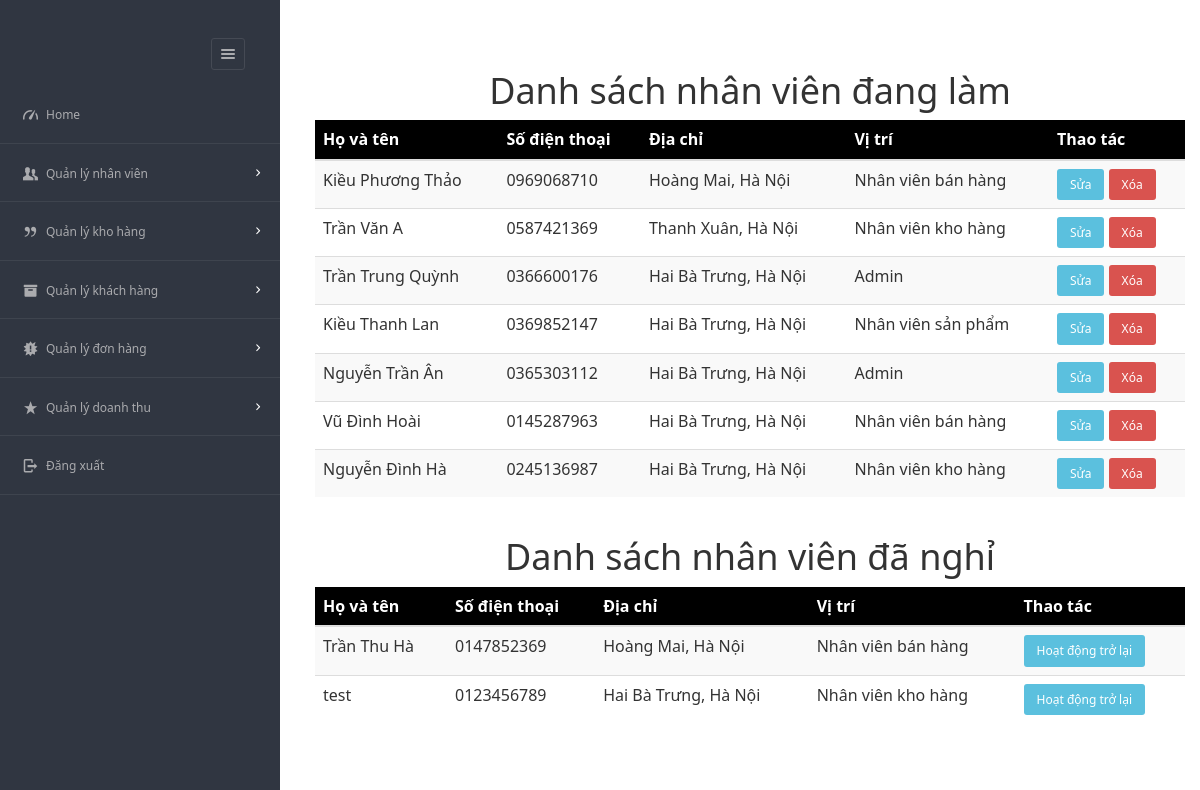
Screenshot of /admin/FE/quanLyNhanVien/viewNhanVien.php with the database file from the repository.
### tables this page shows
CREATE TABLE `nhanvien` (
  `id` bigint(20) NOT NULL,
  `hoten` varchar(50) NOT NULL,
  `sdt` varchar(20) NOT NULL,
  `diachi` varchar(50) NOT NULL,
  `vitri` bigint(20) NOT NULL,
  `matkhau` text NOT NULL,
  `trangthai` int(11) NOT NULL
);

CREATE TABLE `nhomquyen` (
  `id` bigint(11) NOT NULL,
  `tennhomquyen` varchar(30) NOT NULL
);

### admin/FE/quanLyNhanVien/viewNhanVien.php (the view, shortened to what this page needs)
      <div class="container">
        <h1 style="text-align: center;">Danh sách nhân viên đang làm</h1>
            <table class="table table-striped">
                <thead class="thead-style">
                <tr>
                    <th>Họ và tên</th>
                    <th>Số điện thoại</th>
                    <th>Địa chỉ</th>
                    <th>Vị trí</th>
                    <th>Thao tác</th>
                </tr>
                </thead>
                <tbody>
                <?php
                    require_once '../../../php/connect.php';
                    $view_sql="SELECT * FROM nhanvien WHERE trangthai = 1";
                    $result = mysqli_query($conn, $view_sql);
                    while ($r = mysqli_fetch_assoc($result))
                    {
                        ?>
                        <tr>
                            <td><?php echo $r['hoten'] ?></td>
                            <td><?php echo $r['sdt'] ?></td>
                            <td><?php echo $r['diachi'] ?></td>
                            <td><?php
                            $vt = $r['vitri'];
                            $search_sql = "SELECT * FROM nhomquyen WHERE id = $vt";
                            $result2 = mysqli_query($conn, $search_sql);
                            $r2 = mysqli_fetch_assoc($result2);
                             echo $r2['tennhomquyen'];
                             ?></td>
                            <td><a href="editNhanVien.php?sid=<?php echo $r['id'] ?>" class="btn btn-info">Sửa</a>
                             <a onclick="return confirm('Bạn có muốn xóa nhân viên này không?')" href="../../BE/quanLyNhanVien/deleteNhanVien.php?sid=<?php echo $r['id'] ?>" class="btn btn-danger">Xóa</a></td>
                        </tr>
                        <?php
                    }
                ?>
                </tbody>
            </table>
    </div>
    <div class="container">
        <h1 style="text-align: center;">Danh sách nhân viên đã nghỉ</h1>
            <table class="table table-striped">
                <thead class="thead-style">
                <tr>
                    <th>Họ và tên</th>
                    <th>Số điện thoại</th>
                    <th>Địa chỉ</th>
                    <th>Vị trí</th>
                    <th>Thao tác</th>
                </tr>
                </thead>
                <tbody>
                <?php
                    require_once '../../../php/connect.php';
                    $view_sql="SELECT * FROM nhanvien WHERE trangthai = 0";
                    $result = mysqli_query($conn, $view_sql);
                    while ($r = mysqli_fetch_assoc($result))
                    {
                        ?>
                        <tr>
                            <td><?php echo $r['hoten'] ?></td>
                            <td><?php echo $r['sdt'] ?></td>
                            <td><?php echo $r['diachi'] ?></td>
                            <td><?php
                            $vt = $r['vitri'];
                            $search_sql = "SELECT * FROM nhomquyen WHERE id = $vt";
                            $result2 = mysqli_query($conn, $search_sql);
                            $r2 = mysqli_fetch_assoc($result2);
                             echo $r2['tennhomquyen'];
                             ?></td>
                            <td><a href="../../BE/quanLyNhanVien/returnNhanVien.php?sid=<?php echo $r['id'] ?>" class="btn btn-info">Hoạt động trở lại</a>
                            </td>
                        </tr>
                        <?php
                    }
                ?>
                </tbody>
            </table>
</body>
</html>

### css/dashMain.css (style rules this page uses)
.page-container .main-content { position: relative; float: left; width: 100%; padding: 20px; z-index: 2; background: #ffffff; box-sizing: border-box; }
.row { margin-left: -15px; margin-right: -15px; }
.row:before, .row:after { content: " "; display: table; }
.row:after { clear: both; }
.col-xs-1, .col-sm-1, .col-md-1, .col-lg-1, .col-xs-2, .col-sm-2, .col-md-2, .col-lg-2, .col-xs-3, .col-sm-3, .col-md-3, .col-lg-3, .col-xs-4, .col-sm-4, .col-md-4, .col-lg-4, .col-xs-5, .col-sm-5, .col-md-5, .col-lg-5, .col-xs-6, .col-sm-6, .col-md-6, .col-lg-6, .col-xs-7, .col-sm-7, .col-md-7, .col-lg-7, .col-xs-8, .col-sm-8, .col-md-8, .col-lg-8, .col-xs-9, .col-sm-9, .col-md-9, .col-lg-9, .col-xs-10, .col-sm-10, .col-md-10, .col-lg-10, .col-xs-11, .col-sm-11, .col-md-11, .col-lg-11, .col-xs-12, .col-sm-12, .col-md-12, .col-lg-12 { position: relative; min-height: 1px; padding-left: 15px; padding-right: 15px; }
ul, ol { margin-top: 0; margin-bottom: 8.5px; }
@media (min-width: 768px) { .container { width: 750px; } }
@media (min-width: 768px) { .col-sm-1, .col-sm-2, .col-sm-3, .col-sm-4, .col-sm-5, .col-sm-6, .col-sm-7, .col-sm-8, .col-sm-9, .col-sm-10, .col-sm-11 { float: left; } }
@media (min-width: 768px) { .col-sm-8 { width: 66.66666666666666%; } }
@media (min-width: 768px) { .col-sm-4 { width: 33.33333333333333%; } }
@media (min-width: 992px) { .container { width: 970px; } }
@media (min-width: 992px) { .col-md-1, .col-md-2, .col-md-3, .col-md-4, .col-md-5, .col-md-6, .col-md-7, .col-md-8, .col-md-9, .col-md-10, .col-md-11 { float: left; } }
@media (min-width: 992px) { .col-md-6 { width: 50%; } }
@media (min-width: 1200px) { .container { width: 900px !important; } }
a { color: #373e4a; text-decoration: none; }
a { background: transparent; }
a { color: #373e4a; }
i, cite, em, var, address, dfn { font-style: italic; }

### css/entypo.css (style rules this page uses)
[class^="entypo-"]:before, [class*=" entypo-"]:before { font-family: "entypo"; font-style: normal; font-weight: normal; speak: none; display: inline-block; text-decoration: inherit; width: 1em; margin-right: 0.2em; text-align: center; font-variant: normal; text-transform: none; line-height: 1em; margin-left: 0.2em; }
.entypo-star:before { content: "\e808"; }
.entypo-users:before { content: "\e80b"; }
.entypo-menu:before { content: "\e811"; }
.entypo-quote:before { content: "\e833"; }
.entypo-alert:before { content: "\e83f"; }
.entypo-box:before { content: "\e852"; }
.entypo-logout:before { content: "\e85d"; }
.entypo-gauge:before { content: "\e8de"; }

### admin/FE/quanLyNhanVien/viewNhanVien.php (style rules this page uses)
.thead-style { background-color: black; color: white; }

### rows the page displays
nhanvien: hoten "Kiều Phương Thảo", sdt "0969068710", diachi "Hoàng Mai, Hà Nội", vitri.tennhomquyen "Nhân viên bán hàng"
nhanvien: hoten "Trần Văn A", sdt "0587421369", diachi "Thanh Xuân, Hà Nội", vitri.tennhomquyen "Nhân viên kho hàng"
nhanvien: hoten "Trần Trung Quỳnh", sdt "0366600176", diachi "Hai Bà Trưng, Hà Nội", vitri.tennhomquyen "Admin"
nhanvien: hoten "Kiều Thanh Lan", sdt "0369852147", diachi "Hai Bà Trưng, Hà Nội", vitri.tennhomquyen "Nhân viên sản phẩm"
nhanvien: hoten "Nguyễn Trần Ân", sdt "0365303112", diachi "Hai Bà Trưng, Hà Nội", vitri.tennhomquyen "Admin"
nhanvien: hoten "Vũ Đình Hoài", sdt "0145287963", diachi "Hai Bà Trưng, Hà Nội", vitri.tennhomquyen "Nhân viên bán hàng"
nhanvien: hoten "Nguyễn Đình Hà", sdt "0245136987", diachi "Hai Bà Trưng, Hà Nội", vitri.tennhomquyen "Nhân viên kho hàng"
nhanvien: hoten "Trần Thu Hà", sdt "0147852369", diachi "Hoàng Mai, Hà Nội", vitri.tennhomquyen "Nhân viên bán hàng"
nhanvien: hoten "test", sdt "0123456789", diachi "Hai Bà Trưng, Hà Nội", vitri.tennhomquyen "Nhân viên kho hàng"
